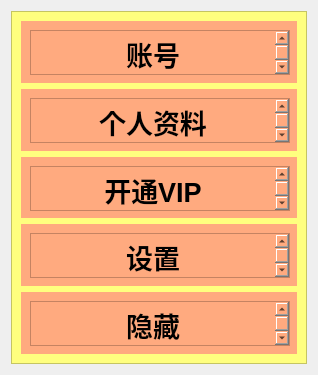
<?xml version="1.0" encoding="UTF-8"?>
<ui version="4.0">
 <class>Dialog</class>
 <widget class="QDialog" name="Dialog">
  <property name="geometry">
   <rect>
    <x>0</x>
    <y>0</y>
    <width>318</width>
    <height>375</height>
   </rect>
  </property>
  <property name="windowTitle">
   <string>Dialog</string>
  </property>
  <layout class="QGridLayout" name="gridLayout">
   <item row="0" column="0">
    <widget class="QFrame" name="frame">
     <property name="styleSheet">
      <string notr="true">background-color: rgb(255, 255, 127);</string>
     </property>
     <property name="frameShape">
      <enum>QFrame::StyledPanel</enum>
     </property>
     <property name="frameShadow">
      <enum>QFrame::Raised</enum>
     </property>
     <layout class="QVBoxLayout" name="verticalLayout" stretch="1,1,1,1,1">
      <item>
       <widget class="QWidget" name="widget" native="true">
        <property name="styleSheet">
         <string notr="true">background-color: rgb(255, 170, 127);</string>
        </property>
        <widget class="QTextEdit" name="textEdit">
         <property name="geometry">
          <rect>
           <x>9</x>
           <y>9</y>
           <width>260</width>
           <height>45</height>
          </rect>
         </property>
         <property name="html">
          <string>&lt;!DOCTYPE HTML PUBLIC &quot;-//W3C//DTD HTML 4.0//EN&quot; &quot;http://www.w3.org/TR/REC-html40/strict.dtd&quot;&gt;
&lt;html&gt;&lt;head&gt;&lt;meta name=&quot;qrichtext&quot; content=&quot;1&quot; /&gt;&lt;style type=&quot;text/css&quot;&gt;
p, li { white-space: pre-wrap; }
&lt;/style&gt;&lt;/head&gt;&lt;body style=&quot; font-family:'SimSun'; font-size:9pt; font-weight:400; font-style:normal;&quot;&gt;
&lt;p align=&quot;center&quot; style=&quot; margin-top:0px; margin-bottom:0px; margin-left:0px; margin-right:0px; -qt-block-indent:0; text-indent:0px;&quot;&gt;&lt;span style=&quot; font-size:20pt; font-weight:600;&quot;&gt;账号&lt;/span&gt;&lt;/p&gt;&lt;/body&gt;&lt;/html&gt;</string>
         </property>
        </widget>
       </widget>
      </item>
      <item>
       <widget class="QWidget" name="widget_2" native="true">
        <property name="styleSheet">
         <string notr="true">background-color: rgb(255, 170, 127);</string>
        </property>
        <widget class="QTextEdit" name="textEdit_2">
         <property name="geometry">
          <rect>
           <x>9</x>
           <y>9</y>
           <width>260</width>
           <height>45</height>
          </rect>
         </property>
         <property name="html">
          <string>&lt;!DOCTYPE HTML PUBLIC &quot;-//W3C//DTD HTML 4.0//EN&quot; &quot;http://www.w3.org/TR/REC-html40/strict.dtd&quot;&gt;
&lt;html&gt;&lt;head&gt;&lt;meta name=&quot;qrichtext&quot; content=&quot;1&quot; /&gt;&lt;style type=&quot;text/css&quot;&gt;
p, li { white-space: pre-wrap; }
&lt;/style&gt;&lt;/head&gt;&lt;body style=&quot; font-family:'SimSun'; font-size:9pt; font-weight:400; font-style:normal;&quot;&gt;
&lt;p align=&quot;center&quot; style=&quot; margin-top:0px; margin-bottom:0px; margin-left:0px; margin-right:0px; -qt-block-indent:0; text-indent:0px;&quot;&gt;&lt;span style=&quot; font-size:20pt; font-weight:600;&quot;&gt;个人资料&lt;/span&gt;&lt;/p&gt;&lt;/body&gt;&lt;/html&gt;</string>
         </property>
        </widget>
       </widget>
      </item>
      <item>
       <widget class="QWidget" name="widget_5" native="true">
        <property name="styleSheet">
         <string notr="true">background-color: rgb(255, 170, 127);</string>
        </property>
        <widget class="QTextEdit" name="textEdit_3">
         <property name="geometry">
          <rect>
           <x>9</x>
           <y>9</y>
           <width>260</width>
           <height>45</height>
          </rect>
         </property>
         <property name="html">
          <string>&lt;!DOCTYPE HTML PUBLIC &quot;-//W3C//DTD HTML 4.0//EN&quot; &quot;http://www.w3.org/TR/REC-html40/strict.dtd&quot;&gt;
&lt;html&gt;&lt;head&gt;&lt;meta name=&quot;qrichtext&quot; content=&quot;1&quot; /&gt;&lt;style type=&quot;text/css&quot;&gt;
p, li { white-space: pre-wrap; }
&lt;/style&gt;&lt;/head&gt;&lt;body style=&quot; font-family:'SimSun'; font-size:9pt; font-weight:400; font-style:normal;&quot;&gt;
&lt;p align=&quot;center&quot; style=&quot; margin-top:0px; margin-bottom:0px; margin-left:0px; margin-right:0px; -qt-block-indent:0; text-indent:0px;&quot;&gt;&lt;span style=&quot; font-size:20pt; font-weight:600;&quot;&gt;开通VIP&lt;/span&gt;&lt;/p&gt;&lt;/body&gt;&lt;/html&gt;</string>
         </property>
        </widget>
       </widget>
      </item>
      <item>
       <widget class="QWidget" name="widget_4" native="true">
        <property name="styleSheet">
         <string notr="true">background-color: rgb(255, 170, 127);</string>
        </property>
        <widget class="QTextEdit" name="textEdit_4">
         <property name="geometry">
          <rect>
           <x>9</x>
           <y>9</y>
           <width>260</width>
           <height>45</height>
          </rect>
         </property>
         <property name="html">
          <string>&lt;!DOCTYPE HTML PUBLIC &quot;-//W3C//DTD HTML 4.0//EN&quot; &quot;http://www.w3.org/TR/REC-html40/strict.dtd&quot;&gt;
&lt;html&gt;&lt;head&gt;&lt;meta name=&quot;qrichtext&quot; content=&quot;1&quot; /&gt;&lt;style type=&quot;text/css&quot;&gt;
p, li { white-space: pre-wrap; }
&lt;/style&gt;&lt;/head&gt;&lt;body style=&quot; font-family:'SimSun'; font-size:9pt; font-weight:400; font-style:normal;&quot;&gt;
&lt;p align=&quot;center&quot; style=&quot; margin-top:0px; margin-bottom:0px; margin-left:0px; margin-right:0px; -qt-block-indent:0; text-indent:0px;&quot;&gt;&lt;span style=&quot; font-size:20pt; font-weight:600;&quot;&gt;设置&lt;/span&gt;&lt;/p&gt;&lt;/body&gt;&lt;/html&gt;</string>
         </property>
        </widget>
       </widget>
      </item>
      <item>
       <widget class="QWidget" name="widget_6" native="true">
        <property name="styleSheet">
         <string notr="true">background-color: rgb(255, 170, 127);</string>
        </property>
        <widget class="QTextEdit" name="textEdit_5">
         <property name="geometry">
          <rect>
           <x>9</x>
           <y>9</y>
           <width>260</width>
           <height>45</height>
          </rect>
         </property>
         <property name="html">
          <string>&lt;!DOCTYPE HTML PUBLIC &quot;-//W3C//DTD HTML 4.0//EN&quot; &quot;http://www.w3.org/TR/REC-html40/strict.dtd&quot;&gt;
&lt;html&gt;&lt;head&gt;&lt;meta name=&quot;qrichtext&quot; content=&quot;1&quot; /&gt;&lt;style type=&quot;text/css&quot;&gt;
p, li { white-space: pre-wrap; }
&lt;/style&gt;&lt;/head&gt;&lt;body style=&quot; font-family:'SimSun'; font-size:9pt; font-weight:400; font-style:normal;&quot;&gt;
&lt;p align=&quot;center&quot; style=&quot; margin-top:0px; margin-bottom:0px; margin-left:0px; margin-right:0px; -qt-block-indent:0; text-indent:0px;&quot;&gt;&lt;span style=&quot; font-size:20pt; font-weight:600;&quot;&gt;隐藏&lt;/span&gt;&lt;/p&gt;&lt;/body&gt;&lt;/html&gt;</string>
         </property>
        </widget>
       </widget>
      </item>
     </layout>
    </widget>
   </item>
  </layout>
 </widget>
 <resources/>
 <connections/>
</ui>
